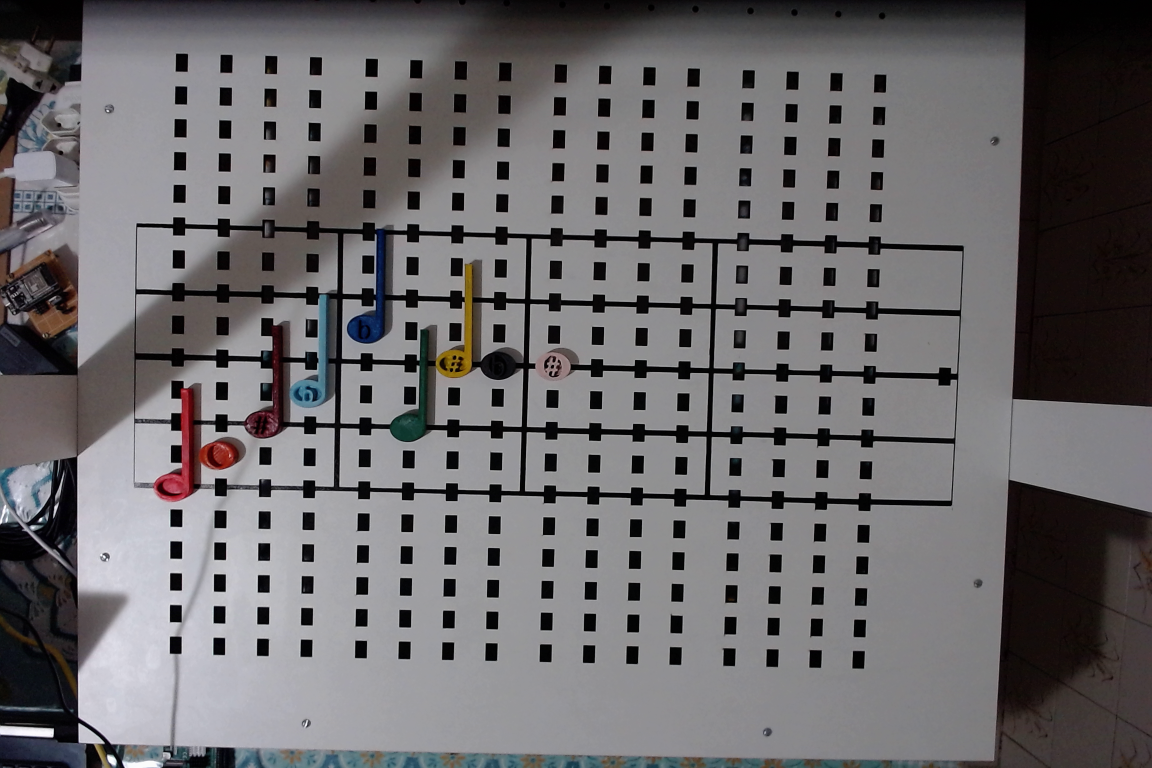
#> input picture backend/note_detection/board.png, 2304 x 1536 px (shown at 1/2 size)
$ python find_ellipses.py
#> lines starting #> are read from the running program, lines starting #| are printed output that depends on the picture; after the words box and inside, x2 and y2 are one past the last pixel; in counts of white or black regions, pixels touching at a corner belong together
#> further down, image is the input picture: shape (1536, 2304, 3); mean B, G, R 106.6, 104.6, 106.9
import cv2
import numpy as np
import time
import matplotlib.pyplot as plt

color_ranges = {
    'preto': {'lower': np.array([0, 0, 0]), 'upper': np.array([180, 255, 50])},
    'laranja': {'lower': np.array([0, 100, 100]), 'upper': np.array([15, 255, 255])},
    'rosa': {'lower': np.array([160, 15, 140]), 'upper': np.array([180, 50, 255])},
    'azul': {'lower': np.array([100, 150, 50]), 'upper': np.array([130, 255, 255])},
    'verde': {'lower': np.array([35, 30, 25]), 'upper': np.array([85, 255, 255])},
    'vermelho': {'lower1': np.array([0, 120, 70]), 'upper1': np.array([0, 255, 255]),
                'lower2': np.array([170, 120, 100]), 'upper2': np.array([179, 255, 255])},
    'vinho': {'lower': np.array([168, 50, 30]), 'upper': np.array([176, 180, 120])},
    'amarelo': {'lower': np.array([20, 100, 100]), 'upper': np.array([40, 255, 255])},
    'ciano': {'lower': np.array([95, 30, 80]), 'upper': np.array([110, 130, 230])}
}

def blob_detector(image):
    hsv = cv2.cvtColor(image, cv2.COLOR_RGB2HSV)
    hue, saturation, value = cv2.split(hsv)

    params = cv2.SimpleBlobDetector_Params()
    params.filterByArea = True
    params.minArea = 3000
    params.maxArea = 35000
    params.filterByCircularity = True
    params.minCircularity = 0.2
    params.filterByConvexity = True
    params.minConvexity = 0.2
    params.filterByInertia = True
    params.minInertiaRatio = 0.01
    detector = cv2.SimpleBlobDetector_create(params)

    color_selection = (124, 120, 120)
    color_range = (20, 120, 120)
    color_a = tuple(c - r for c, r in zip(color_selection, color_range))
    color_b = tuple(c + r for c, r in zip(color_selection, color_range))

    mask = cv2.inRange(hsv, color_a, color_b)
    masked = cv2.bitwise_and(image, image, mask=mask)
    plt.imshow(mask)
    plt.imshow(masked)
    plt.show()

    keypoints = detector.detect(image, mask=mask)

    cv2.drawKeypoints(masked, keypoints=keypoints, outImage=image, color=(255, 0, 0), flags=cv2.DRAW_MATCHES_FLAGS_DRAW_RICH_KEYPOINTS)

    # Show image with detected ellipses
    plt.imshow(image)
    plt.axis('off')
    plt.show()

def hough_circles(image):
    gray = cv2.cvtColor(image, cv2.COLOR_RGB2GRAY)

    t0 = time.time()
    circles = cv2.HoughCircles(gray, cv2.HOUGH_GRADIENT_ALT, 1, 20, param1=500, param2=0.7, minRadius=10, maxRadius=50)
#> circles = [[441, 908, 30.54], [348, 960, 41.08], [907, 712, 41.06], [1117, 733, 26.82], [518, 853, 27.71], [604, 791, 28.17], [447, 322, 18.35]]
    print(f'{1/(time.time()-t0)}')

    circles = np.uint16(np.around(circles))
#> circles = [[441, 908, 31], [348, 960, 41], [907, 712, 41], [1117, 733, 27], [518, 853, 28], [604, 791, 28], [447, 322, 18]]

    cimg = image.copy()
    for i in circles[0,:]:
        # draw the outer circle
        cv2.circle(cimg,(i[0],i[1]),i[2],(0,255,0),2)
        # draw the center of the circle
        cv2.circle(cimg,(i[0],i[1]),2,(0,0,255),3)
#> this loop made 7 passes
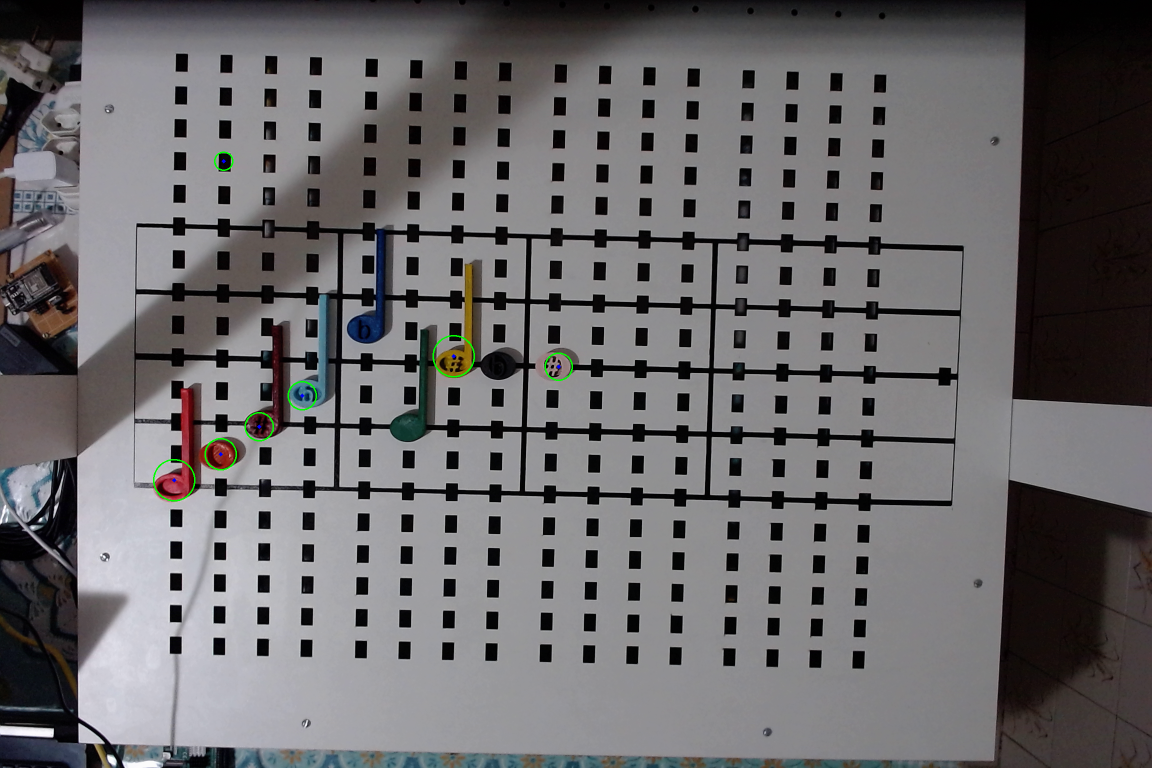
#> cimg: shape (1536, 2304, 3) (shown at 1/2 size); mean R, G, B 106.7, 104.8, 106.5
    plt.imshow(cimg)
    plt.axis('off')
    plt.show()

    for i in circles[0,:]:
        mask = np.zeros(image.shape[:2], dtype=np.uint8)
        cv2.circle(mask, (i[0], i[1]), i[2], 255, -1)
        masked = cv2.bitwise_and(image, image, mask=mask)

        print('')

        for color_name, color_range in color_ranges.items():
            if color_name != 'vermelho':
                color_mask = cv2.inRange(masked, color_range['lower'], color_range['upper'])
                count = cv2.countNonZero(cv2.bitwise_and(mask, color_mask))
            else:
                color_mask = cv2.inRange(masked, color_range['lower1'], color_range['upper1'])
                count = cv2.countNonZero(cv2.bitwise_and(mask, color_mask))

                color_mask = cv2.inRange(masked, color_range['lower2'], color_range['upper2'])
                count += cv2.countNonZero(cv2.bitwise_and(mask, color_mask))

            print(f'{color_name}: {count}')

        plt.imshow(masked)
        plt.axis('off')
        plt.show()
#> this loop made 7 passes
#> (printed output is left out)
#> pass 1, in hough_circles, `masked = cv2.bitwise_and(image, image, mask=mask)`:
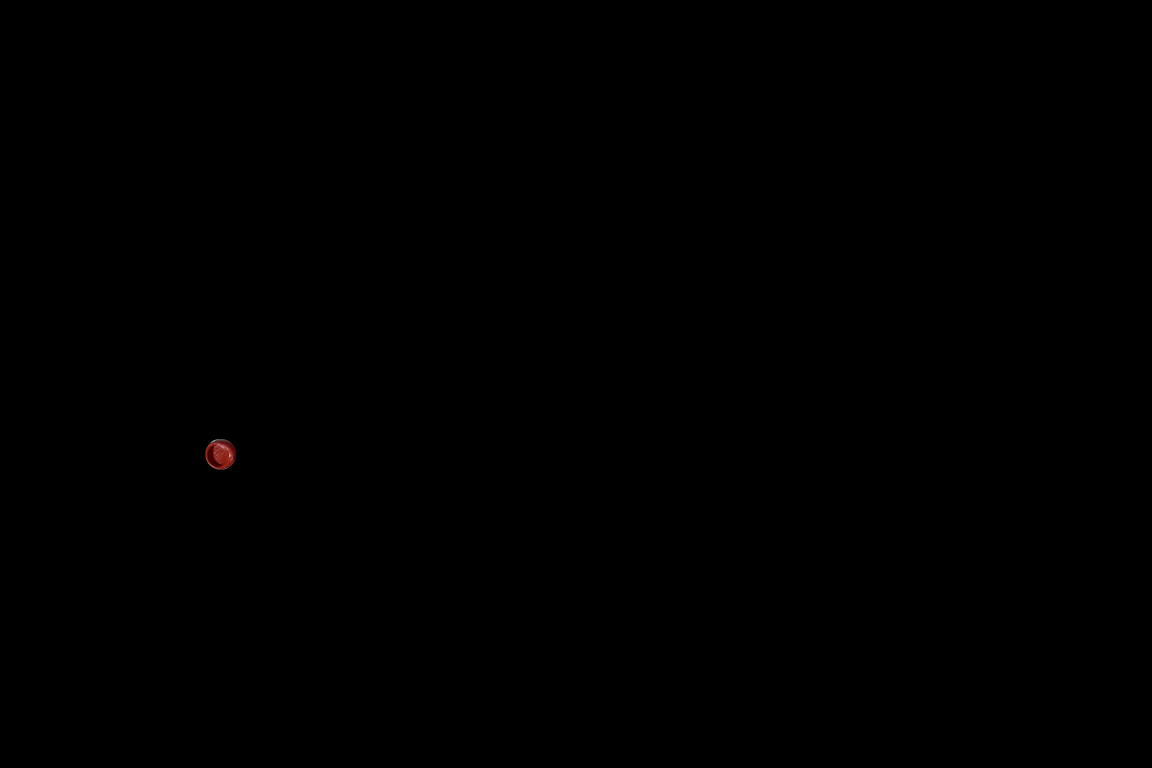
#> masked: shape (1536, 2304, 3) (shown at 1/2 size); mean R, G, B 0.1, 0, 0
#> after the loop: mask: shape (1536, 2304); 0.03% white; 1 white region, box (x1, y1, x2, y2) and area: (429, 304, 466, 341) 1009

image = cv2.imread('board.png')
image = cv2.cvtColor(image, cv2.COLOR_BGR2RGB)

hough_circles(image)

$ run again, with backend/note_detection/a.jpg saved as backend/note_detection/board.png
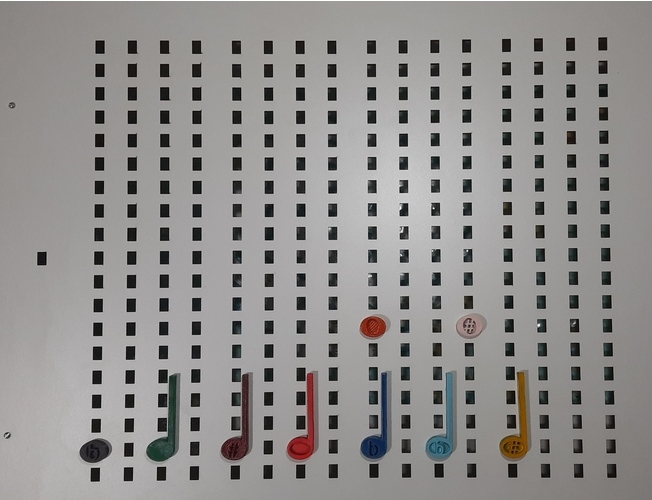
#> input picture backend/note_detection/a.jpg, 652 x 500 px
#> image is the input picture: shape (500, 652, 3); mean B, G, R 140.6, 142, 144
#> in hough_circles, `circles = cv2.HoughCircles(gray, cv2.HOUGH_GRADIENT_ALT, 1, 20, param1..`: circles = [[300, 445, 14.93], [372, 326, 13.24], [374, 445, 14.9], [513, 447, 14.08], [234, 446, 15.64], [470, 325, 13.88], [438, 447, 14.89], [98, 451, 14.39], [159, 447, 16.37]]
#> in hough_circles, `circles = np.uint16(np.around(circles))`: circles = [[300, 445, 15], [372, 326, 13], [374, 445, 15], [513, 447, 14], [234, 446, 16], [470, 325, 14], [438, 447, 15], [98, 451, 14], [159, 447, 16]]
#> the loop in hough_circles, `for i in circles[0,:]:` made 9 passes
#> after the loop in hough_circles, `for i in circles[0,:]:`:
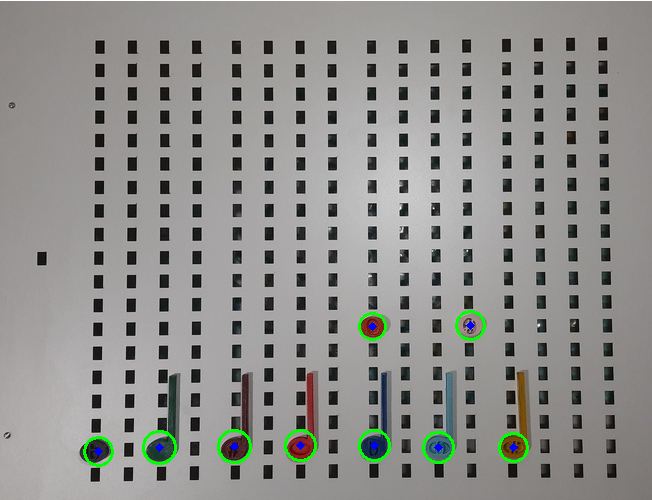
#> cimg: shape (500, 652, 3); mean R, G, B 142.9, 142.9, 139.9
